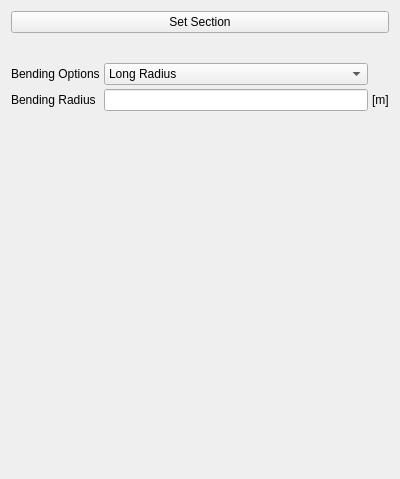
<?xml version="1.0" encoding="UTF-8"?>
<ui version="4.0">
 <class>Form</class>
 <widget class="QWidget" name="Form">
  <property name="geometry">
   <rect>
    <x>0</x>
    <y>0</y>
    <width>400</width>
    <height>479</height>
   </rect>
  </property>
  <property name="windowTitle">
   <string>Form</string>
  </property>
  <layout class="QVBoxLayout" name="verticalLayout">
   <property name="spacing">
    <number>30</number>
   </property>
   <item>
    <widget class="QPushButton" name="set_section_button">
     <property name="text">
      <string>Set Section</string>
     </property>
     <property name="status" stdset="0">
      <string>danger</string>
     </property>
    </widget>
   </item>
   <item>
    <layout class="QGridLayout" name="gridLayout_5">
     <property name="spacing">
      <number>4</number>
     </property>
     <item row="2" column="3">
      <widget class="QLabel" name="bending_radius_unity_label">
       <property name="text">
        <string>[m]</string>
       </property>
      </widget>
     </item>
     <item row="2" column="1">
      <widget class="QLabel" name="bending_radius_label">
       <property name="text">
        <string>Bending Radius</string>
       </property>
      </widget>
     </item>
     <item row="2" column="2">
      <widget class="QLineEdit" name="bending_radius_line_edit"/>
     </item>
     <item row="1" column="1">
      <widget class="QLabel" name="bending_options_label">
       <property name="text">
        <string>Bending Options</string>
       </property>
      </widget>
     </item>
     <item row="1" column="2">
      <widget class="QComboBox" name="bending_options_combobox">
       <item>
        <property name="text">
         <string>Long Radius</string>
        </property>
       </item>
       <item>
        <property name="text">
         <string>Short Radius</string>
        </property>
       </item>
       <item>
        <property name="text">
         <string>User-Defined</string>
        </property>
       </item>
       <item>
        <property name="text">
         <string>Disabled</string>
        </property>
       </item>
      </widget>
     </item>
    </layout>
   </item>
   <item>
    <spacer name="verticalSpacer">
     <property name="orientation">
      <enum>Qt::Vertical</enum>
     </property>
     <property name="sizeHint" stdset="0">
      <size>
       <width>20</width>
       <height>40</height>
      </size>
     </property>
    </spacer>
   </item>
  </layout>
 </widget>
 <resources/>
 <connections/>
</ui>
